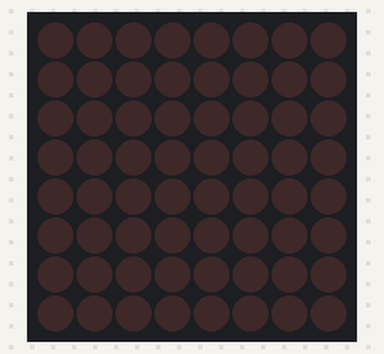
Recording of a sketch running on a simulated Arduino Uno, built with avr-gcc and run on an emulated ATmega328P. On the bench: 8×8 LED matrix.

Above: at 0.1 s.
At 0.6 s:
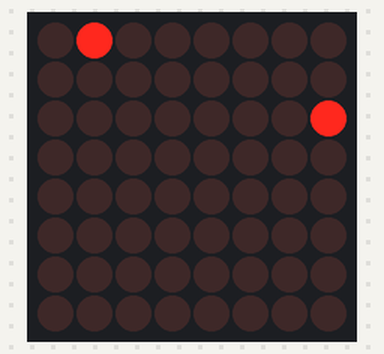
At 1.1 s:
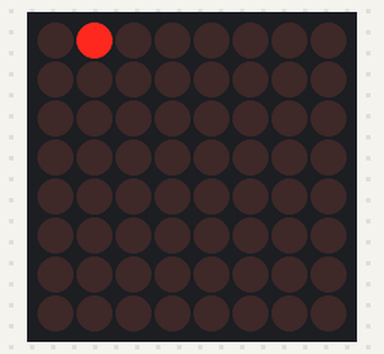
At 1.6 s:
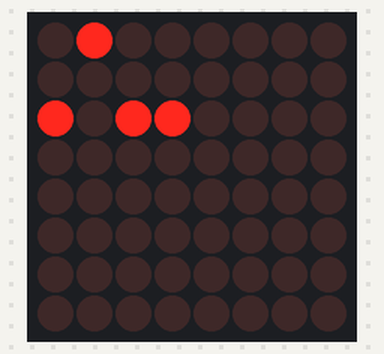
At 2.1 s:
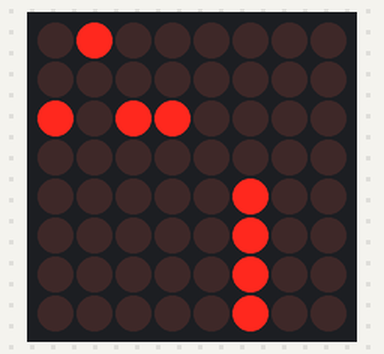
At 3.1 s:
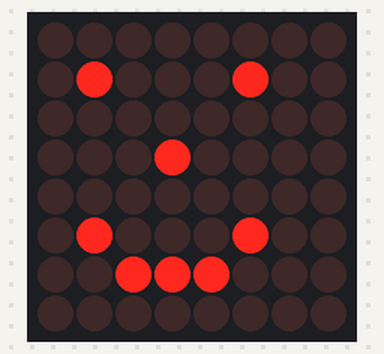

Measured:
- by itself, everything shown: repeats every 3.5 s, in 7 steps
- what the display in image 1 shows lasts 0.5 s, from 0.5 s to 1.0 s

The sketch:

LedControl1.ino
```cpp
#include <LedControl.h>
#include <binary.h>


//Create single LedControl
LedControl lc = LedControl(13,12,11,1);

int defaultDelay = 500;

void setup() {
  //Wake up
  lc.shutdown(0, false);

  lc.setIntensity(0, 1); //00..15 Brightness levels

  lc.clearDisplay(0);
}

void loop() {
  lc.clearDisplay(0);
  delay(500);
  //switch on the led in the 3'rd row 8'th column
  lc.setLed(0,2,7,true);

  //Led at row 0 second from left too
  lc.setLed(0,0,1,true);
  delay(500);

  //switch the first Led off (second one stays on)
  lc.setLed(0,2,7,false);
  delay(500);

  //Lit a Row value
  lc.setRow(0,2,B10110000);

  delay(500);

  //Lit a Column value
  lc.setColumn(0,5,B00001111);

  delay(500);

  writeA();
  writeEmoHappy();

}

void writeA() {
  lc.setRow(0, 0, B01111110);
  lc.setRow(0, 1, B10000001);
  lc.setRow(0, 2, B10000001);
  lc.setRow(0, 3, B10000001);
  lc.setRow(0, 4, B11111111);
  lc.setRow(0, 5, B10000001);
  lc.setRow(0, 6, B10000001);
  lc.setRow(0, 7, B10000001);
  delay(defaultDelay);
}

void writeEmoHappy() {
  lc.setRow(0, 0, B00000000);
  lc.setRow(0, 1, B01000100);
  lc.setRow(0, 2, B00000000);
  lc.setRow(0, 3, B00010000);
  lc.setRow(0, 4, B00000000);
  lc.setRow(0, 5, B01000100);
  lc.setRow(0, 6, B00111000);
  lc.setRow(0, 7, B00000000);
  delay(defaultDelay);
 }
```
